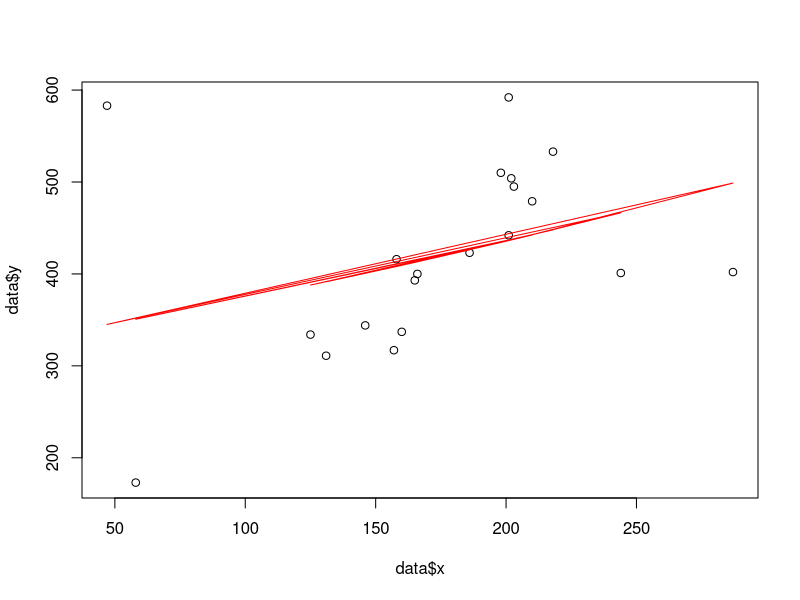

This chart was generated by the following R code:
# import data
data <- read.table("hogg_table1.txt", header = TRUE, sep = "")

# remove outliesrs from dataset
# data_clean <- data[(data$x <= 80 && data$y >= 100) || (data$x >= 200 && data$y >= 400)]
# plot(data$x, data$y)

# assign y values to a matrix
datY <- matrix(data$y, ncol = 1)

# assign sigma y values to matrix like described in Hoggs et al.
dimRow <- dim(data)[1]

c <- matrix(0, nrow = dimRow, ncol = dimRow)
# fill sigma y values as diagonal matrix
for (i in 1:dimRow) {
  for (j in 1:dimRow)
    if (i == j) {
      c[i, j] <- data$sigy[i]
    }
}

a <- matrix(0, nrow = dimRow, ncol = 3)
# fill x values into matrix a like described in Hoggs et al.
# first fill the rows in the first column, than second and so on
for (i in 1:3) {
    for (j in 1:dimRow) {
        if (i == 1) {
            a[j, i] <- 1
        } else if (i == 2) {
            a[j, i] <- data$x[j]
        } else if (i == 3) {
            a[j, i] <- (data$x[j])**2
        }
    }
}

# solve(matrix) gives the inverse matrix as return
mat <- t(a) %*% solve(c) %*% a
fitParam <- solve(mat) %*% (t(a) %*% solve(c) %*% datY)
# first row is b, second is m and the third value is q following the quadratic
# function g(x) = qx^2 + mx + b
print(fitParam)

# check best fit with lm
fit_quad <- lm(y ~ x + I(x**2), data = data)
summary(fit_quad)

# plotting the data
plotFunc <- function(x) {
    return(fitParam[3] * x**2 + fitParam[2] * x + fitParam[3])
}

png("plotHogg.png")
plot(data$x, data$y)
# fit of process after Hoggs et al. -> overplot own quadratic function ???

# fit of lm function
lines(data$x, fitted(fit_quad), col = "red")
